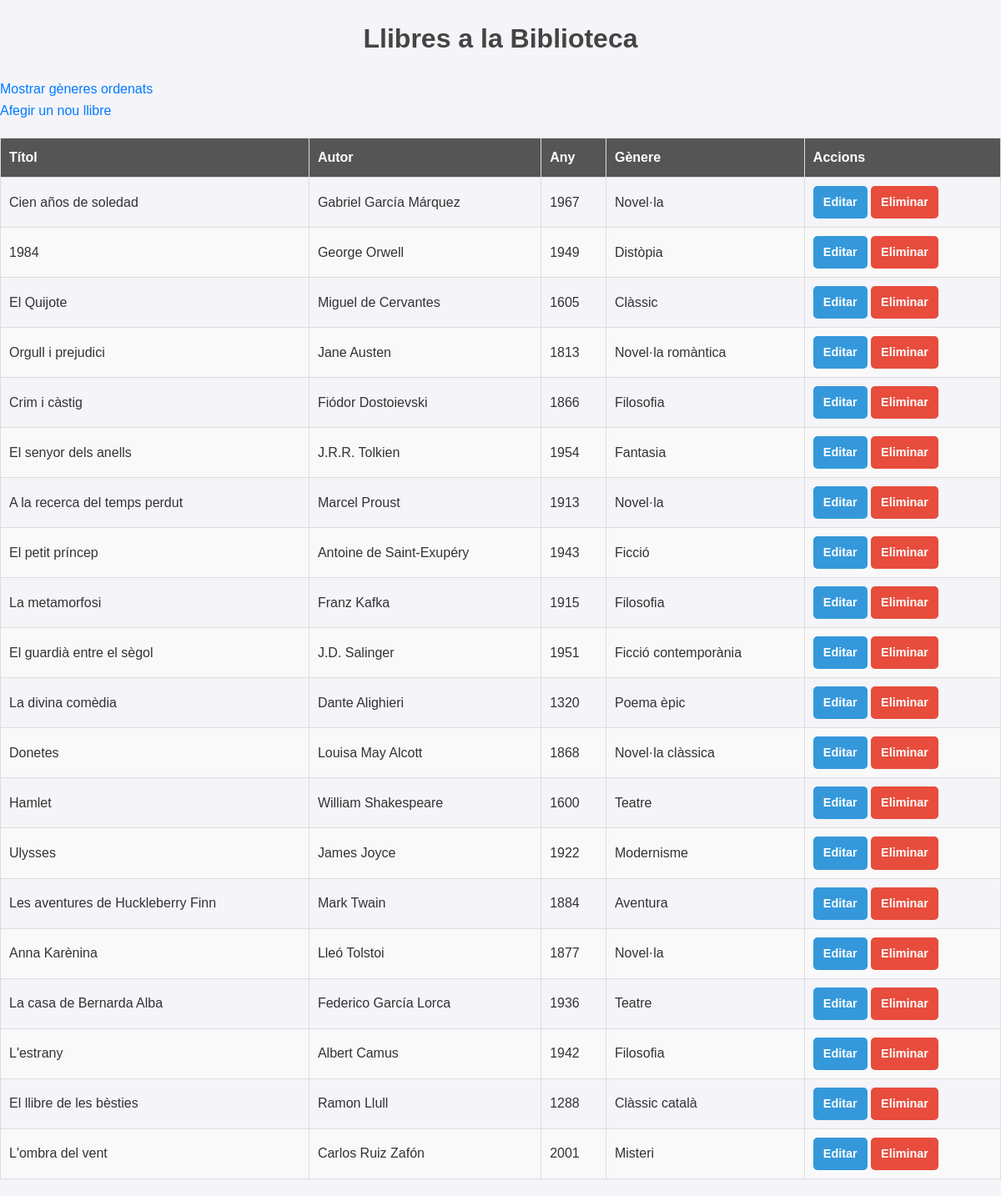
The page /iaw/12-sql-biblioteca/index.php on the database its author committed.
### tables this page shows
CREATE TABLE llibres (
    id INT AUTO_INCREMENT PRIMARY KEY,
    titol VARCHAR(255) NOT NULL,
    autor VARCHAR(255) NOT NULL,
    any_publicacio INT(4) NOT NULL,
    genere VARCHAR(100) NOT NULL
);

### iaw/12-sql-biblioteca/database.php (called while the page is built, shortened)
<?php
require_once 'config.php';
function obtenirLlibres()
{
    try {
        global $pdo;
        $query = 'SELECT * FROM llibres;';
        $stmt = $pdo -> query($query);
        return $stmt -> fetchAll(PDO::FETCH_ASSOC);
    } catch (PDOException $e) {
        exit($e -> getMessage());
    }
}

### iaw/12-sql-biblioteca/index.php (the view, shortened to what this page needs)
<?php
require 'database.php';
$llibres = obtenirLlibres();
?>
<!DOCTYPE html>
<html lang="ca">
<head>
    <link rel="stylesheet" href="style.css">
</head>
<body>
    <h1>Llibres a la Biblioteca</h1>
    <a href="genere.php">Mostrar gèneres ordenats</a>
    <br />
    <a href="add.php">Afegir un nou llibre</a>
    <table border="1">
        <thead>
            <tr>
                <th>Títol</th>
                <th>Autor</th>
                <th>Any</th>
                <th>Gènere</th>
                <th>Accions</th>
            </tr>
        </thead>
        <tbody>
            <?php foreach ($llibres as $llibre): ?>
                <tr>
                    <td><?= htmlspecialchars($llibre['titol']) ?></td>
                    <td><?= htmlspecialchars($llibre['autor']) ?></td>
                    <td><?= htmlspecialchars($llibre['any_publicacio']) ?></td>
                    <td><?= htmlspecialchars($llibre['genere']) ?></td>
                    <td>
                        <a href="edit.php?id=<?= $llibre['id'] ?>" class="btn btn-edit">Editar</a>
                        <a href="delete.php?id=<?= $llibre['id'] ?>" onclick="return confirm('Segur que vols eliminar aquest llibre?');" class="btn btn-delete">Eliminar</a>
                    </td>
                </tr>
            <?php endforeach; ?>
        </tbody>
    </table>
</body>
</html>

### iaw/12-sql-biblioteca/style.css (style rules this page uses)
body { font-family: Arial, sans-serif; line-height: 1.6; margin: 0; padding: 0; background-color: #f4f4f9; color: #333; }
h1, h2, h3 { text-align: center; color: #444; }
table { width: 100%; border-collapse: collapse; margin: 20px 0; }
table th, table td { border: 1px solid #ddd; padding: 10px; text-align: left; }
table th { background-color: #555; color: #fff; }
table tr:nth-child(even) { background-color: #f9f9f9; }
a { color: #007BFF; text-decoration: none; }
.btn { display: inline-block; padding: 8px 12px; font-size: 0.9rem; font-weight: bold; text-align: center; text-decoration: none; border-radius: 5px; cursor: pointer; transition: background-color 0.3s ease, color 0.3s ease; border: none; }
.btn-edit { background-color: #3498db; color: white; }
.btn-delete { background-color: #e74c3c; color: white; }

### rows shown on the page
llibres: titol "Cien años de soledad", autor "Gabriel García Márquez", any_publicacio "1967", genere "Novel·la"
llibres: titol "1984", autor "George Orwell", any_publicacio "1949", genere "Distòpia"
llibres: titol "El Quijote", autor "Miguel de Cervantes", any_publicacio "1605", genere "Clàssic"
llibres: titol "Orgull i prejudici", autor "Jane Austen", any_publicacio "1813", genere "Novel·la romàntica"
llibres: titol "Crim i càstig", autor "Fiódor Dostoievski", any_publicacio "1866", genere "Filosofia"
llibres: titol "El senyor dels anells", autor "J.R.R. Tolkien", any_publicacio "1954", genere "Fantasia"
llibres: titol "A la recerca del temps perdut", autor "Marcel Proust", any_publicacio "1913", genere "Novel·la"
llibres: titol "El petit príncep", autor "Antoine de Saint-Exupéry", any_publicacio "1943", genere "Ficció"
llibres: titol "La metamorfosi", autor "Franz Kafka", any_publicacio "1915", genere "Filosofia"
llibres: titol "El guardià entre el sègol", autor "J.D. Salinger", any_publicacio "1951", genere "Ficció contemporània"
llibres: titol "La divina comèdia", autor "Dante Alighieri", any_publicacio "1320", genere "Poema èpic"
llibres: titol "Donetes", autor "Louisa May Alcott", any_publicacio "1868", genere "Novel·la clàssica"
llibres: titol "Hamlet", autor "William Shakespeare", any_publicacio "1600", genere "Teatre"
llibres: titol "Ulysses", autor "James Joyce", any_publicacio "1922", genere "Modernisme"
llibres: titol "Les aventures de Huckleberry Finn", autor "Mark Twain", any_publicacio "1884", genere "Aventura"
llibres: titol "Anna Karènina", autor "Lleó Tolstoi", any_publicacio "1877", genere "Novel·la"
llibres: titol "La casa de Bernarda Alba", autor "Federico García Lorca", any_publicacio "1936", genere "Teatre"
llibres: titol "L'estrany", autor "Albert Camus", any_publicacio "1942", genere "Filosofia"
llibres: titol "El llibre de les bèsties", autor "Ramon Llull", any_publicacio "1288", genere "Clàssic català"
llibres: titol "L'ombra del vent", autor "Carlos Ruiz Zafón", any_publicacio "2001", genere "Misteri"
